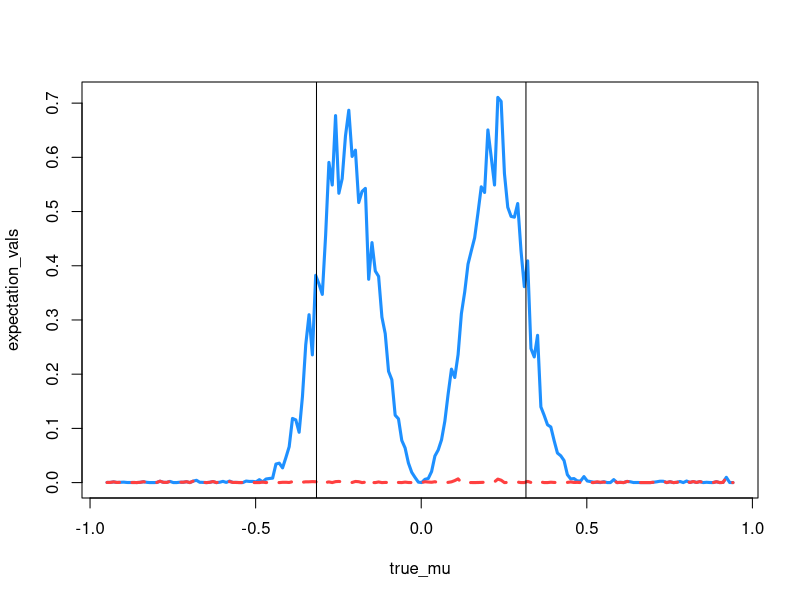
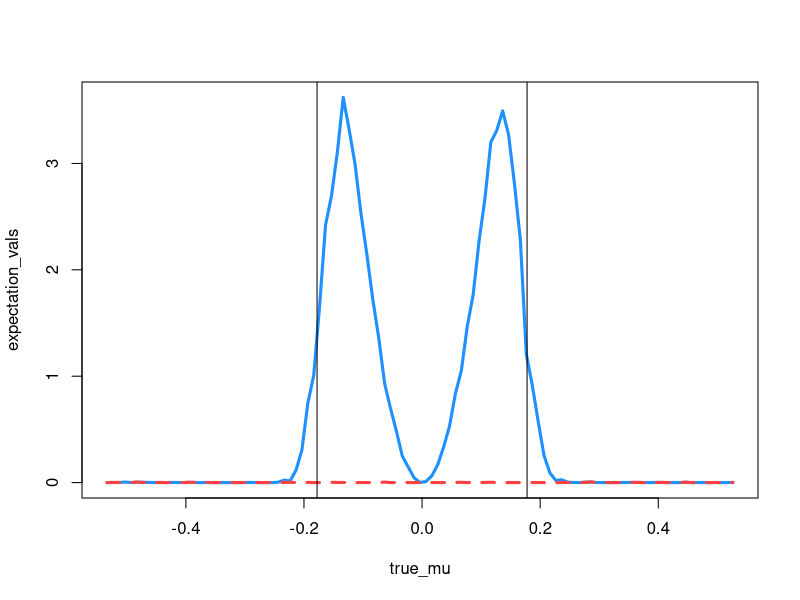
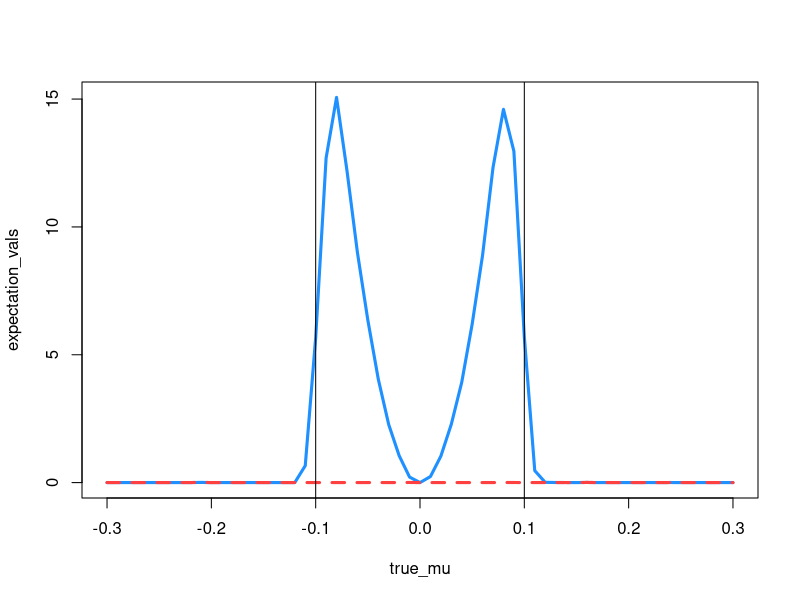

Write R code to recreate these figures, in order.
## ---- chunk 1
suppressPackageStartupMessages({
  library(MASS)
  library(tidyverse)
})
## ---- chunk 2
n=10000
mu=0
sd=1
a = (sqrt(n) / sd) * ((1/n^.25) - mu) 
b = (sqrt(n) / sd) * (-(1/n^.25) - mu) 

1 - pnorm(a,0,1) - pnorm(b,0,1)
## ---- chunk 3
n=10000
mu=10
sd=1
a = (sqrt(n) / sd) * ((1/n^.25) - mu) 
b = (sqrt(n) / sd) * (-(1/n^.25) - mu) 

1 - pnorm(a,0,1) - pnorm(b,0,1)
## ---- chunk 4
n=10000
h = 5
mu_n = 5/sqrt(n)
sd=1
a = (sqrt(n) / sd) * ((1/n^.25) - mu_n) 
b = (sqrt(n) / sd) * (-(1/n^.25) - mu_n) 

1 - pnorm(a,0,1) - pnorm(b,0,1)
## ---- chunk 5
A_n = function(X){
  # function to calculate indicator
  n = length(X)
  ind = abs(mean(X)) > (1/n)^0.25
  return(ind)
  }

n_list = c(100, 1000, 10000)
for (n in n_list){
  true_mu = seq(-3 * n^(-0.25), 3 * n^(-0.25), 0.01)
  expectation_vals = c()
  x_bar_means = c()
  for (mu in true_mu) {
    
    # initialize
    mc_vals = c()
    x_bar_vals = c()
  
    for (i in 1:1000){
  
      # monte carlo 
      X = rnorm(n, mu, 1)
      X_bar = mean(X)
      Y_n = (1+A_n(X))/2
      mu_tilde = X_bar * Y_n
      
      # store values 
      mc_vals = c(mc_vals, mu_tilde)
      x_bar_vals = c(x_bar_vals, X_bar)
    }
    # calculation 
    mc_mean = mean(mc_vals)
    xbar_mean = mean(x_bar_vals)
    expectation = n * mean((mc_mean - mu)^2)
    x_bar_expect = n * mean((xbar_mean - mu)^2)
  
    # storing means 
    expectation_vals = c(expectation_vals, expectation)
    x_bar_means = c(x_bar_means, x_bar_expect)
  }
  
  plot(true_mu, expectation_vals, type='l', lwd=3, lty=1, col='dodgerblue')
  lines(true_mu, x_bar_means, type='l', lwd=3, lty=2, col='brown1')
  abline(v = n^(-1/4))
  abline(v = -n^(-1/4))
}
## ---- chunk 6
Aus<-matrix(c(292,	290,	81,	170,	608,	171,	29,	37,	175), 3,3, byrow=TRUE)
Bel<-matrix(c(497,	300,	102,	100,	434,	101,	12,	7,	129), 3,3, byrow=TRUE)
France<-matrix(c(2085,	936,	592,	1047,	2367,	1255,	74,	57,	1587), 3,3, byrow=TRUE)
Hungary<-matrix(c(479,	1029,	516,	190,	2615,	3110,	14,	347,	3751), 3,3, byrow=TRUE)
Italy<-matrix(c(233,	104,	71,	75,	291,	212,	10,	23,	320), 3,3, byrow=TRUE)
Japan<-matrix(c(465,	159,	285,	122,	258,	307,	21,	20,	333), 3,3, byrow=TRUE)
Phil<-matrix(c(239,	91,	317,	110,	292,	527,	76,	111,	3098), 3,3, byrow=TRUE)
Spain<-matrix(c(7622,	3495,	4597,	2124,	9072,	8173,	379,	597,	14833), 3,3, byrow=TRUE)
USA <-matrix(c(1650,	1618,	694,	641,	2692,	1648,	34,	70,	644), 3,3, byrow=TRUE)
WG <-matrix(c(3634,	1021,	1068,	850,	1694,	1310,	270,	306,	1927), 3,3, byrow=TRUE)
WM <-matrix(c(406,	176,	315,	235,	369,	578,	144,	183,	2311), 3,3, byrow=TRUE)
Yugo <-matrix(c(61,	37,	77,	24,	92,	148,	7,	13,	223), 3,3, byrow=TRUE)
Den <-matrix(c(79,	55,	25,	34,	119,	48,	2,	8,	84), 3,3, byrow=TRUE)
Fin <-matrix(c(39,	24,	40,	29,	115,	66,	2,	10,	79), 3,3, byrow=TRUE)
Nor <-matrix(c(90,	72,	41,	29,	89,	47,	5,	11,	47), 3,3, byrow=TRUE)
Swed <-matrix(c(89,	81,	27,	30,	142,	48,	1,	3,	29), 3,3, byrow=TRUE)

data = list(Australia = Aus, 
            Belgium = Bel, 
            Frane = France, 
            Hungary = Hungary, 
            Italy = Italy, 
            Japan = Japan, 
            Phillipines = Phil, 
            Spain = Spain,
            USA = USA,
            WestGermany = WG, 
            WestMalaysia = WM, 
            Yugoslavia = Yugo, 
            Denmark = Den, 
            Finland = Fin, 
            Norway = Nor, 
            Sweden = Swed)
## ---- chunk 7

global_sum = c()
country_name = names(data)
for (i in 1:length(data)){

  t = data[[i]]
  country = country_name[i]
  
  vals = c() # likelihood ratio vals
  T_k_values = c() # chi square values
  
  n_k = sum(t)
  r_sum = rowSums(t)
  c_sum = colSums(t)
  
  for (i in 1:3){
    for (j in 1:3){
      # select xij value 
      xij = t[i,j]
      
      # calculate statistics 
      E_ij = (r_sum[i] * c_sum[j])/n_k
      f = 2 * ((xij * log(xij) - xij) - ((xij * log(E_ij)) - E_ij))
      vals = c(vals,f)
      
      #chi squared stat
      T_ijk = (xij - E_ij)^2 / E_ij
      T_k_values = c(T_k_values, T_ijk)
    }
  }
  
  T_k = sum(T_k_values)
  V_sum = sum(vals)
  global_sum = c(global_sum, V_sum)
  compare = V_sum - T_k
  p_value = pchisq(V_sum, 4, lower.tail = F)
  cat(country, 'Difference : ', compare, "; P Value : ", p_value, "\n")
}
total = sum(global_sum)
global_p = pchisq(total, 64, lower.tail=F)
cat("Global P-Value : ", global_p)
## ---- chunk 8
log_lkh = function(l_theta, x){
  theta = exp(l_theta)
  d1 = theta[1]
  d2 = theta[2]
  d3 = theta[3]
  alpha2 = theta[4]
  alpha3 = theta[5]
  beta2 = theta[6]
  beta3 = theta[7]
  lambda = theta[8]
  theta_mat = lambda * matrix(c(d1, beta2, beta3,
                              alpha2, d2 * alpha2 * beta2, alpha2 * beta3,
                              alpha3, alpha3 * beta2, d3 * alpha3 * beta3),3,3,
                              byrow=T)
  log_mat = log(theta_mat)
  f = -sum(x * log_mat - theta_mat)
  f
}

global_sum = c()
for (i in 1:length(data)){

  t = data[[i]]
  opt = optim(par = c(1,1,1,1,1,1,1,1), log_lkh, x = t, method="BFGS")
  delta = opt$par[1:3]
  mle = -opt$value 
  country = country_name[i]
  
  vals = c() # likelihood ratio vals
  
  for (i in 1:3){
    for (j in 1:3){
      
      # select xij value 
      xij = t[i,j]

      # calculate statistic 
      f = xij * log(xij) - xij
      vals = c(vals,f)
      
    }
  }
  lrt = 2 * (sum(vals) - mle)
  global_sum = c(global_sum, lrt)
  p_value = pchisq(lrt, 4, lower.tail = F)
  cat(country, 'Value : ', lrt, "; P-Value : ", p_value, "\n")
  cat(country, 'delta values : ', delta, "\n", "\n")
  
}
total = sum(global_sum)
global_p = pchisq(total, 64, lower.tail=F)
cat("Global P-Value : ", global_p)
